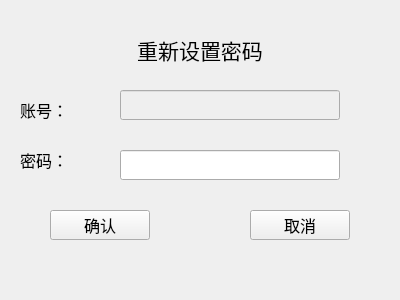
<?xml version="1.0" encoding="UTF-8"?>
<ui version="4.0">
 <class>editpassword1</class>
 <widget class="QWidget" name="editpassword1">
  <property name="geometry">
   <rect>
    <x>0</x>
    <y>0</y>
    <width>400</width>
    <height>300</height>
   </rect>
  </property>
  <property name="windowTitle">
   <string>Form</string>
  </property>
  <widget class="QLabel" name="label">
   <property name="geometry">
    <rect>
     <x>0</x>
     <y>0</y>
     <width>400</width>
     <height>100</height>
    </rect>
   </property>
   <property name="font">
    <font>
     <family>微软雅黑</family>
     <pointsize>16</pointsize>
    </font>
   </property>
   <property name="text">
    <string>重新设置密码</string>
   </property>
   <property name="alignment">
    <set>Qt::AlignCenter</set>
   </property>
  </widget>
  <widget class="QLabel" name="label_2">
   <property name="geometry">
    <rect>
     <x>20</x>
     <y>140</y>
     <width>150</width>
     <height>40</height>
    </rect>
   </property>
   <property name="font">
    <font>
     <family>微软雅黑</family>
     <pointsize>12</pointsize>
    </font>
   </property>
   <property name="text">
    <string>密码：</string>
   </property>
  </widget>
  <widget class="QLineEdit" name="lpassword">
   <property name="geometry">
    <rect>
     <x>120</x>
     <y>150</y>
     <width>220</width>
     <height>30</height>
    </rect>
   </property>
   <property name="font">
    <font>
     <family>微软雅黑</family>
     <pointsize>12</pointsize>
    </font>
   </property>
  </widget>
  <widget class="QPushButton" name="bOk">
   <property name="geometry">
    <rect>
     <x>50</x>
     <y>210</y>
     <width>100</width>
     <height>30</height>
    </rect>
   </property>
   <property name="font">
    <font>
     <family>微软雅黑</family>
     <pointsize>12</pointsize>
    </font>
   </property>
   <property name="text">
    <string>确认</string>
   </property>
  </widget>
  <widget class="QPushButton" name="bCancel">
   <property name="geometry">
    <rect>
     <x>250</x>
     <y>210</y>
     <width>100</width>
     <height>30</height>
    </rect>
   </property>
   <property name="font">
    <font>
     <family>微软雅黑</family>
     <pointsize>12</pointsize>
    </font>
   </property>
   <property name="text">
    <string>取消</string>
   </property>
  </widget>
  <widget class="QLabel" name="label_3">
   <property name="geometry">
    <rect>
     <x>20</x>
     <y>90</y>
     <width>150</width>
     <height>40</height>
    </rect>
   </property>
   <property name="font">
    <font>
     <family>微软雅黑</family>
     <pointsize>12</pointsize>
    </font>
   </property>
   <property name="text">
    <string>账号：</string>
   </property>
  </widget>
  <widget class="QLineEdit" name="lId">
   <property name="enabled">
    <bool>false</bool>
   </property>
   <property name="geometry">
    <rect>
     <x>120</x>
     <y>90</y>
     <width>220</width>
     <height>30</height>
    </rect>
   </property>
   <property name="font">
    <font>
     <family>微软雅黑</family>
     <pointsize>12</pointsize>
    </font>
   </property>
  </widget>
 </widget>
 <resources/>
 <connections/>
</ui>
